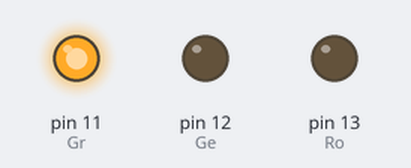
Simulated run of this sketch. Board: Arduino Uno, built with avr-gcc and run on an emulated ATmega328P. Parts: output pins drawn as LEDs (lit = HIGH).

Above: at 0.5 s.
At 4.5 s:
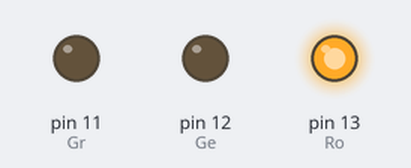
At 7.5 s:
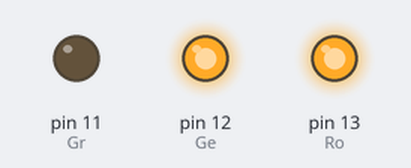
At 9.5 s:
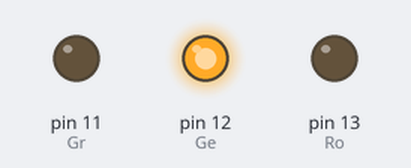
Timing chart, 0 to 10.4 s (numbered marks = the images above):
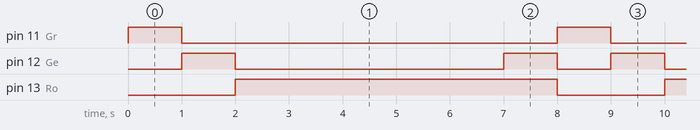

The sketch:

4.6.ino
```cpp
void setup(){
    pinMode(13, OUTPUT);
    pinMode(12, OUTPUT);
    pinMode(11, OUTPUT);
}

int Ro = 13;
int Ge = 12;
int Gr = 11;

void loop(){
    digitalWrite(Gr, HIGH);
    delay(1000);
    digitalWrite(Ge, HIGH);
    digitalWrite(Gr, LOW);
    delay(1000);
    digitalWrite(Ro, HIGH);
    digitalWrite(Ge, LOW);
    delay(5000);
    digitalWrite(Ge, HIGH);
    delay(1000);
    digitalWrite(Ro, LOW);
    digitalWrite(Ge, LOW);
}
```

Measured:
- by itself, pin 11 (Gr): alternates HIGH for 1.0 s and LOW for 7.0 s
- by itself, pin 12 (Ge): repeats every 8.0 s: LOW 5.0 s, HIGH 1.0 s, LOW 1.0 s, HIGH 1.0 s
- by itself, pin 13 (Ro): alternates HIGH for 6.0 s and LOW for 2.0 s
